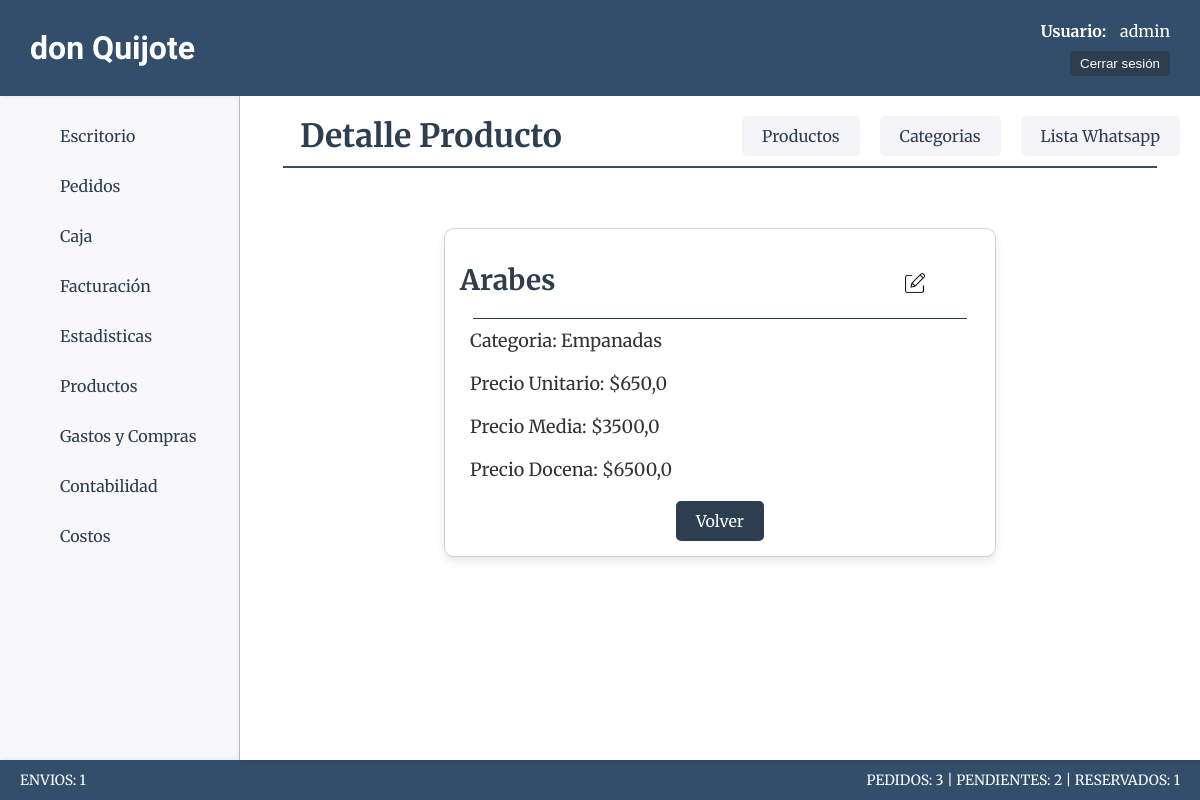
The app's page /productos/detail/12 (signed in), older data.
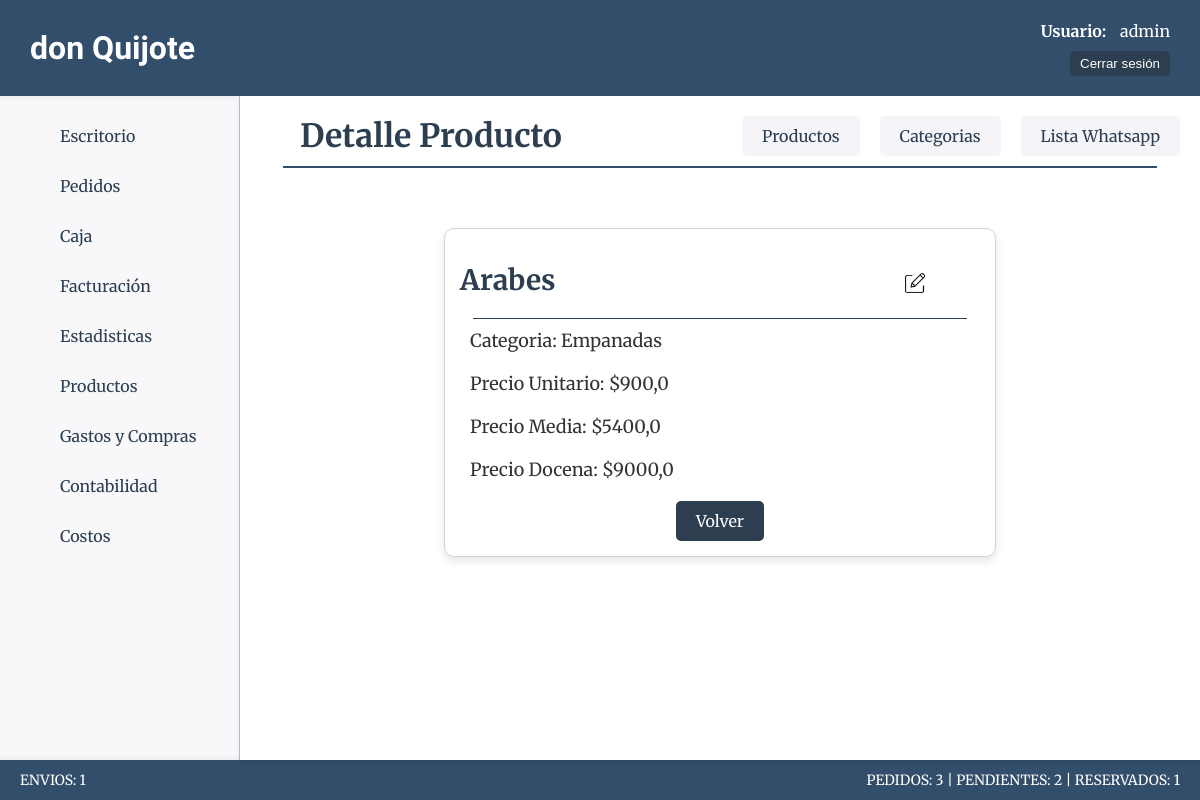
The same page, newer data.
### productos/models.py (models this page shows, shortened)
class Producto(models.Model):
    nombre=models.CharField(max_length=50, verbose_name="Nombre")
    categoria=models.ForeignKey(ProductoCategoria, on_delete=models.CASCADE, verbose_name="Categoría")
    descripcion=models.CharField(max_length=200, blank=True, null=True, verbose_name="Descripción")
    precio_unit=models.FloatField(verbose_name="P. Unitario")
    precio_media=models.FloatField(blank=True, null=True, verbose_name="P. Media")
    precio_doc=models.FloatField(blank=True, null=True, verbose_name="P. Docena")

class ProductoCategoria(models.Model):
    nombre=models.CharField(max_length=50)
    estado=models.BooleanField(default=True)
    def __str__(self):
        return self.nombre

### productos/views.py (the view)
# urls.py: path("detail/<int:pk>", views.ProductoDetail.as_view(), name="productos_detail"),
class ProductoDetail(LoginRequiredMixin, DetailView):
    model = models.Producto

### core/context_processors.py (called while the page is built)
def counter_pedidos(request):
    cant_pedidos = Pedido.objects.all().count()
    cant_entregados = Pedido.objects.filter(estado='entregado').count()
    cant_pendientes = Pedido.objects.filter(estado='pendiente').count()
    cant_reservados = Pedido.objects.filter(estado='reservado').count()
    cant_cancelado = Pedido.objects.filter(estado='cancelado').count()
    cant_pedidos = Pedido.objects.all().count() - cant_cancelado
    cant_envios = Pedido.objects.filter(forma_entrega__precio__gt=0).count() - cant_cancelado - cant_reservados
    return {
        'cant_pedidos':cant_pedidos,
        "cant_entregados":cant_entregados,
        "cant_pendientes":cant_pendientes,
        "cant_reservados":cant_reservados,
        "cant_envios":cant_envios
        }

### productos/templates/productos/producto_detail.html (shortened to what this page needs)
{% extends 'core/base.html' %}
{% load static %}
{% block css %}
    <link rel="stylesheet" href="{% static 'productos/css/styles.css' %}">
{% endblock css %}
{% block titulo %}
    {% include 'core/components/encabezado.html' with titulo_texto="Detalle Producto" %}
{% endblock titulo %}
{% block main %}
    <section class="card eliminar">
        <div class="productos">
            <h1 class="producto-card-titulo">{{ object.nombre }}</h1>
            <div class="producto-opc">
                <a href="{% url 'productos:productos_update' producto.id%}"><img class="icono-opc" src="{% static 'productos/img/editar.webp' %}" alt="Editar Producto"></a>
            </div>
        </div>
        <hr class="categoria-hr">
        <p class="detalle-producto">Categoria: {{ object.categoria }}</p>
        <p class="detalle-producto">Precio Unitario: ${{ object.precio_unit }}</p>
        {% if object.precio_media %}
            <p class="detalle-producto">Precio Media: ${{ object.precio_media }}</p>
        {% endif %}
        {% if object.precio_doc %}
            <p class="detalle-producto">Precio Docena: ${{ object.precio_doc }}</p>
        {% endif %}
        <div class="btn-container">
            <a class="btn-success" href="{% url 'productos:home' %}">Volver</a>
        </div>
    </section>
{% endblock main %}

Row changes from the older to the newer data that the page shows:
changed Producto "Arabes": precio_unit "650,0" → "900,0"; precio_media "3500,0" → "5400,0"; precio_doc "6500,0" → "9000,0"
